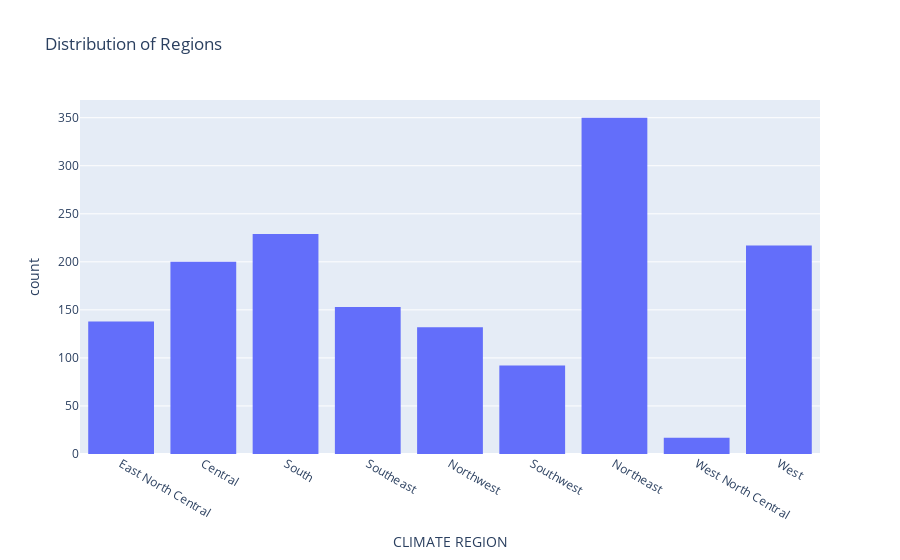

The cell this chart's notebook holds for it:
### Markdown cell above
##### Climate Region
Which regions are most represented in our dataset? This could affect how we analyze our data, if certain regions are overrepresented.

### Code cell
# Univariate Analysis
fig1 = px.histogram(df, x='CLIMATE REGION', title='Distribution of Regions')
fig1.show()

### Figure 1 — Plotly figure (JSON) as saved in the notebook; plotly's stock layout.template omitted (floating-point values rounded to 4 significant figures; data arrays with more than 128 entries replaced by an {"elided": "..."} marker saying what was removed)
{"data": [{"alignmentgroup": "True", "bingroup": "x", "hovertemplate": "CLIMATE REGION=%{x}<br>count=%{y}<extra></extra>", "legendgroup": "", "marker": {"color": "#636efa", "pattern": {"shape": ""}}, "name": "", "offsetgroup": "", "orientation": "v", "showlegend": false, "type": "histogram", "x": {"elided": "1534 str values"}, "xaxis": "x", "yaxis": "y"}], "layout": {"barmode": "relative", "legend": {"tracegroupgap": 0}, "title": {"text": "Distribution of Regions"}, "xaxis": {"anchor": "y", "domain": [0, 1], "title": {"text": "CLIMATE REGION"}}, "yaxis": {"anchor": "x", "domain": [0, 1], "title": {"text": "count"}}}}
